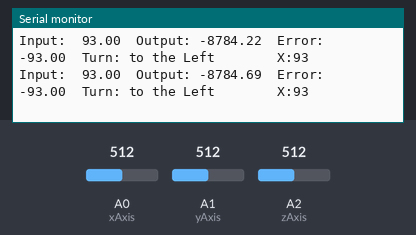
Simulated run of this sketch. Board: Arduino Uno, built with avr-gcc and run on an emulated ATmega328P. Parts: the last lines printed to the serial monitor. The inputs (shaded band) are chosen by the test bench; at power-on: A0 (xAxis) = 512, A1 (yAxis) = 512, A2 (zAxis) = 512.

Above: at 1.2 s.
1.3 s: A0 (xAxis) set to 356
At 1.46 s:
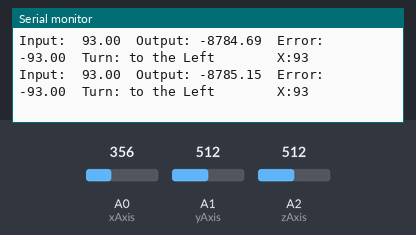
2.8 s: A0 (xAxis) set to 336
At 2.97 s:
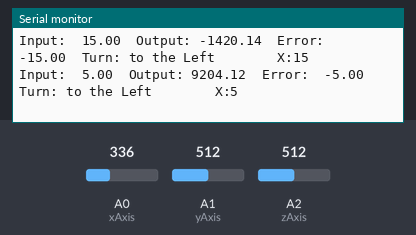
13.7 s: A0 (xAxis) set to 308
At 14.0 s:
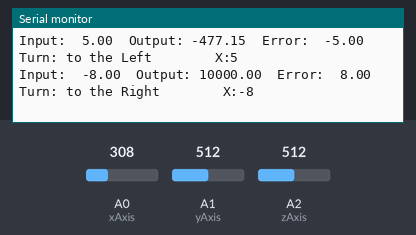
Timing chart, 0 to 16.7 s (numbered marks = the images above; inputs shaded):
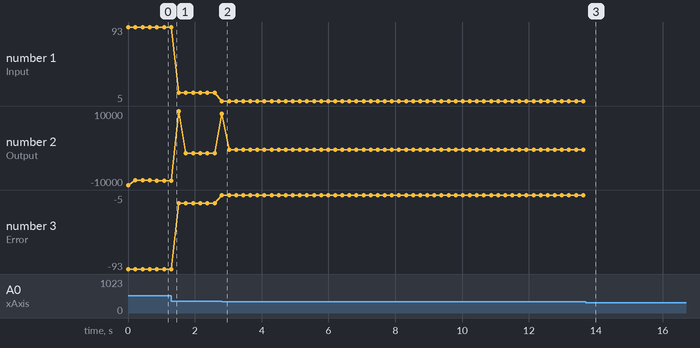

The sketch:

bike_PID_Controller.ino
```cpp
///////////////////////////////////////////////////////////
//  PID_BIKE CONTROLLER
//  by Ali Akram
//  Notes:  Added code for new motor controller.
//
///////////////////////////////////////////////////////////
#include <PID_v1.h>


//PID STUFF
double Reference;  // will be the desired value
double Error;       // value of Reference - Output
double Input;       // Actual Roll angle of Bike (off balance or not)
double Output ;     // is the output from our PID Controller  so our new YAw angle
//volatile float CO[3] = {0, 0, 0};             // Controller Output array for each part of the controller Kp, Ki and Kd
//volatile float E[3] = {0, 0, 0};              // Error for times t, t-1 and t-2
//volatile float C1 = 0;                        // Controller Output coefficient @ t-1
//volatile float C2 = 0;                        // Controller Output coefficient @ t-2
//volatile float E0 = 0;                        // Error coefficient @ t
//volatile float E1 = 0;                        // Error coefficient @ t-1
//volatile float E2 = 0;                        // Error coefficient @ t-2

//PID parameters
double Kp = 94.429, Ki = 0.025, Kd = 193.6;
int tolerance = 1;                // how accurate do we want to be in terms of our yaw angle

//STUFF FOR ACCELEROMETER
unsigned int rad;
float v = 5;       // velocity the bike is travelling in
int xAxis = A0;
int yAxis = A1;
int zAxis = A2;
int offsetX = 325; //roll angle
int offsetY = 355;
int offsetZ = 440;
int X_Value = 0;
int Y_Value = 0;
int Z_Value = 0;


//Serial Output Stuff
String Direction = "Not working";
String txt_output = "nothing";


//create PID instance
PID myPID(&Input, &Output, &Reference, Kp, Ki, Kd, DIRECT);


void setup()
{
  myPID.SetOutputLimits(-10000,10000);
  Serial.begin(9600);
  //Hardcode the brigdness value

  // we want roll to be 0 degrees
  Reference = 0;
  //Turn the PID on
  myPID.SetMode(AUTOMATIC);
  //Adjust PID values
  myPID.SetSampleTime(200);        //determines time step for PID

}


void loop()
{


  // Sets Input to Roll angle
  measure_angle();

  // Gets Output from PID
  myPID.Compute();


  //gets the error from PID system


    Error = Reference - X_Value;


  //compute value output for PID and tells system to turn Right or Left depending on Error
  Change_Steering_Wheel_Value();
//  if (Error < -0.01) {
//    Direction = "Left";
//  } else if (Error > 0.01) {
//    Direction = "Right";
//  }
//  else {
//    Direction = "Nowhere";
//  }


//Serial Output for values
  Serial.print("Input:  ");
  Serial.print(Input);
  Serial.print("  ");
  Serial.print("Output: ");
  Serial.print(Output);
  Serial.print("  ");
  Serial.print("Error:  ");
  Serial.print(Error);
  Serial.print("  ");
  Serial.print("Turn: " + Direction);
  Serial.print("      ");
  Serial.print("  X:");
  Serial.print(X_Value);
//  Serial.print("  Y:");
//  Serial.print(Y_Value);
//  Serial.print("  Z:");
//  Serial.print(Z_Value);
  Serial.println();

  delay(200);          // delay is  2ms
}


void Change_Steering_Wheel_Value() {

  // get yaw angle that we want
  //...

  if (Error < -1*tolerance) {
    Direction = "to the Left";


  } else if (Error > tolerance) {
    Direction = "to the Right";
  }
  else {
    Direction = "no where";
  }


  // tell motor to apply a certain amount of torque
  //...
  // Set new value for output:
  //...
  // test if system reacts to change in angle
}


void measure_angle() {
  // Roll angle is set to value from sensor
  X_Value = (analogRead(xAxis) - offsetX) / 2;
  Y_Value = (analogRead(yAxis) - offsetY) / 2;
  Z_Value = (analogRead(zAxis) - offsetZ) / 2;
  Input = X_Value;
}
```

Measured:
- after the input at 2.8 s, the serial monitor: prints a new line at once (image 2)
- after the input at 13.7 s, the serial monitor: prints a new line after 0.13 s (image 3)
- plotted number 1: 93 → 15 after the input at 1.3 s, 15 → 5 after the input at 2.8 s
- plotted number 2: -8785.15 → -1420.14 after the input at 1.3 s, -1420.14 → -477.15 after the input at 2.8 s
- plotted number 3: -93 → -15 after the input at 1.3 s, -15 → -5 after the input at 2.8 s
